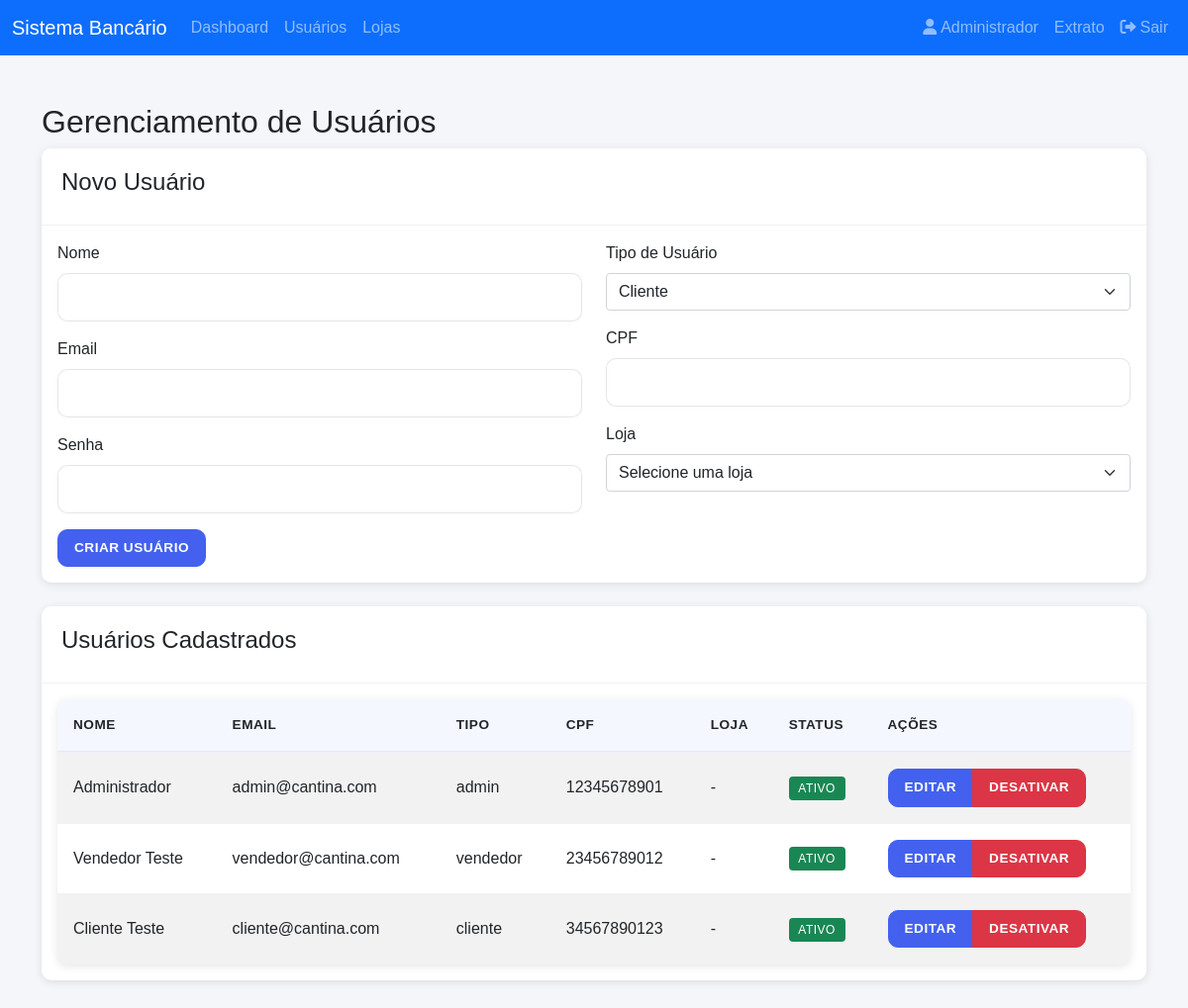
/admin/usuarios (signed in), run on the app's committed database.
### app.py (models this page shows)
class Usuario(UserMixin, db.Model):
    id = db.Column(db.Integer, primary_key=True)
    nome = db.Column(db.String(100), nullable=False)
    email = db.Column(db.String(120), unique=True, nullable=False)
    cpf = db.Column(db.String(11), unique=True)
    password = db.Column(db.String(200), nullable=False)
    tipo = db.Column(db.String(20), nullable=False)  # admin, gerente, vendedor, cliente
    ativo = db.Column(db.Boolean, default=True)
    saldo = db.Column(db.Float, default=0.0)
    loja_id = db.Column(db.Integer, db.ForeignKey('loja.id'))
    loja_gerenciada_id = db.Column(db.Integer, db.ForeignKey('loja.id'))
    loja = db.relationship('Loja', foreign_keys=[loja_id])
    loja_gerenciada = db.relationship('Loja', foreign_keys=[loja_gerenciada_id])
    compras = db.relationship('Venda', backref='cliente', foreign_keys='Venda.cliente_id')
    vendas_realizadas = db.relationship('Venda', backref='vendedor', foreign_keys='Venda.vendedor_id')

### app.py (the view)
@app.route('/admin/usuarios')
@login_required
def gerenciar_usuarios():
    if current_user.tipo != 'admin':
        flash('Acesso não autorizado.', 'danger')
        return redirect(url_for('login'))
    usuarios = Usuario.query.all()
    lojas = Loja.query.filter_by(ativo=True).all()
    return render_template('admin/usuarios.html', usuarios=usuarios, lojas=lojas)

### app.py (called while the page is built)
@login_manager.user_loader
def load_user(user_id):
    return Usuario.query.get(int(user_id))

### templates/admin/usuarios.html (shortened to what this page needs)
{% extends "base.html" %}
{% block content %}
<div class="container mt-4">
    <h2>Gerenciamento de Usuários</h2>
    <div class="card mb-4">
        <div class="card-header">
            <h4>Novo Usuário</h4>
        </div>
        <div class="card-body">
            <form action="{{ url_for('novo_usuario') }}" method="POST">
                <div class="row">
                    <div class="col-md-6">
                        <div class="mb-3">
                            <label for="nome" class="form-label">Nome</label>
                            <input type="text" class="form-control" id="nome" name="nome" required>
                        </div>
                        <div class="mb-3">
                            <label for="email" class="form-label">Email</label>
                            <input type="email" class="form-control" id="email" name="email" required>
                        </div>
                        <div class="mb-3">
                            <label for="password" class="form-label">Senha</label>
                            <input type="password" class="form-control" id="password" name="password" required>
                        </div>
                    </div>
                    <div class="col-md-6">
                        <div class="mb-3">
                            <label for="tipo" class="form-label">Tipo de Usuário</label>
                            <select class="form-select" id="tipo" name="tipo" required>
                                <option value="cliente">Cliente</option>
                            </select>
                        </div>
                        <div class="mb-3">
                            <label for="cpf" class="form-label">CPF</label>
                            <input type="text" class="form-control" id="cpf" name="cpf" required>
                        </div>
                        <div class="mb-3">
                            <label for="loja_id" class="form-label">Loja</label>
                            <select class="form-select" id="loja_id" name="loja_id">
                                <option value="">Selecione uma loja</option>
                            </select>
                        </div>
                    </div>
                </div>
                <button type="submit" class="btn btn-primary">Criar Usuário</button>
            </form>
        </div>
    </div>
    <div class="card">
        <div class="card-header">
            <h4>Usuários Cadastrados</h4>
        </div>
        <div class="card-body">
            <div class="table-responsive">
                <table class="table table-striped">
                    <thead>
                        <tr>
                            <th>Nome</th>
                            <th>Email</th>
                            <th>Tipo</th>
                            <th>CPF</th>
                            <th>Loja</th>
                            <th>Status</th>
                            <th>Ações</th>
                        </tr>
                    </thead>
                    <tbody>
                        {% for usuario in usuarios %}
                        <tr>
                            <td>{{ usuario.nome }}</td>
                            <td>{{ usuario.email }}</td>
                            <td>{{ usuario.tipo }}</td>
                            <td>{{ usuario.cpf }}</td>
                            <td>{{ usuario.loja.nome if usuario.loja else '-' }}</td>
                            <td>
                                <span class="badge {% if usuario.ativo %}bg-success{% else %}bg-danger{% endif %}">
                                    {{ 'Ativo' if usuario.ativo else 'Inativo' }}
                                </span>
                            </td>
                            <td>
                                <div class="btn-group">
                                    <a href="{{ url_for('editar_usuario', id=usuario.id) }}" class="btn btn-sm btn-primary">Editar</a>
                                    {% if usuario.ativo %}
                                    <button onclick="desativarUsuario({{ usuario.id }})" class="btn btn-sm btn-danger">Desativar</button>
                                    {% else %}
                                    <button onclick="ativarUsuario({{ usuario.id }})" class="btn btn-sm btn-success">Ativar</button>
                                    {% endif %}
                                </div>
                            </td>
                        </tr>
                        {% endfor %}
                    </tbody>
                </table>
            </div>
        </div>
    </div>
</div>
{% endblock %}

### templates/base.html (shortened to what this page needs)
<!DOCTYPE html>
<html lang="pt-br">
<head>
    <link href="https://cdn.jsdelivr.net/npm/bootstrap@5.1.3/dist/css/bootstrap.min.css" rel="stylesheet">
    <link href="https://cdnjs.cloudflare.com/ajax/libs/font-awesome/6.0.0/css/all.min.css" rel="stylesheet">
    <link rel="stylesheet" href="{{ url_for('static', filename='css/style.css') }}">
</head>
<body>
    {% if current_user.is_authenticated %}
    <nav class="navbar navbar-expand-lg navbar-dark bg-primary">
        <div class="container-fluid">
            <a class="navbar-brand" href="{{ url_for('index') }}">Sistema Bancário</a>
            <div class="collapse navbar-collapse" id="navbarNav">
                <ul class="navbar-nav me-auto">
                    {% if current_user.tipo == 'admin' %}
                    <li class="nav-item">
                        <a class="nav-link" href="{{ url_for('admin_dashboard') }}">Dashboard</a>
                    </li>
                    <li class="nav-item">
                        <a class="nav-link" href="{{ url_for('gerenciar_usuarios') }}">Usuários</a>
                    </li>
                    <li class="nav-item">
                        <a class="nav-link" href="{{ url_for('gerenciar_lojas') }}">Lojas</a>
                    </li>
                    {% else %}
                    <li class="nav-item">
                        <a class="nav-link" href="{{ url_for('cliente_dashboard') }}">Dashboard</a>
                    </li>
                    <li class="nav-item"><a class="nav-link" href="{{ url_for('catalogo_cliente') }}">Catálogo</a></li>
                    {% endif %}
                </ul>
                <ul class="navbar-nav">
                    <li class="nav-item">
                        <a class="nav-link" href="{{ url_for('perfil') }}">
                            <i class="fas fa-user me-1"></i>{{ current_user.nome }}
                        </a>
                    </li>
                    <li class="nav-item"><a class="nav-link" href="{{ url_for('dashboard_cliente_extrato') }}">Extrato</a></li>
                    <li class="nav-item">
                        <a class="nav-link" href="{{ url_for('logout') }}">
                            <i class="fas fa-sign-out-alt me-1"></i>Sair
                        </a>
                    </li>
                </ul>
            </div>
        </div>
    </nav>
    {% endif %}
    <main class="py-4">
        {% block content %}{% endblock %}
    </main>
</body>
</html>

### static/css/style.css (style rules this page uses)
:root { --primary-color: #4361ee; --secondary-color: #3f37c9; --success-color: #4cc9f0; --info-color: #4895ef; --warning-color: #f72585; --danger-color: #dc3545; --light-color: #f8f9fa; --dark-color: #212529; --transition-speed: 0.3s; --border-radius: 10px; --box-shadow: 0 2px 10px rgba(0, 0, 0, 0.1); }
* { margin: 0; padding: 0; box-sizing: border-box; }
body { font-family: 'Poppins', sans-serif; background-color: #f5f6fa; overflow-x: hidden; }
.card { border: none; border-radius: var(--border-radius); box-shadow: var(--box-shadow); margin-bottom: 1.5rem; transition: transform var(--transition-speed); }
.card-header { background-color: white; border-bottom: 1px solid rgba(0, 0, 0, 0.05); padding: 1.25rem; border-radius: var(--border-radius) var(--border-radius) 0 0 !important; }
.table-responsive { border-radius: var(--border-radius); background: white; box-shadow: var(--box-shadow); }
.table { margin-bottom: 0; }
.table th { background-color: rgba(67, 97, 238, 0.05); font-weight: 600; padding: 1rem; border-bottom: 2px solid rgba(67, 97, 238, 0.1); }
.table td { padding: 1rem; vertical-align: middle; border-bottom: 1px solid rgba(0, 0, 0, 0.05); }
.btn { padding: 0.5rem 1rem; border-radius: var(--border-radius); font-weight: 500; transition: all var(--transition-speed); }
.btn-primary { background-color: var(--primary-color); border-color: var(--primary-color); }
.form-control { border-radius: var(--border-radius); padding: 0.75rem 1rem; border: 1px solid rgba(0, 0, 0, 0.1); transition: all var(--transition-speed); }
.table th { text-transform: uppercase; font-size: 0.85rem; letter-spacing: 0.5px; }
.badge { padding: 0.5em 0.8em; font-weight: 500; text-transform: uppercase; letter-spacing: 0.5px; font-size: 0.75rem; }
.form-control { font-size: 0.95rem; }
.btn { text-transform: uppercase; letter-spacing: 0.5px; font-size: 0.85rem; font-weight: 600; }

### data on the page
Usuario: nome "Administrador", email "admin@cantina.com", tipo "admin", cpf "12345678901", loja "-", ativo "ATIVO"
Usuario: nome "Vendedor Teste", email "vendedor@cantina.com", tipo "vendedor", cpf "23456789012", loja "-", ativo "ATIVO"
Usuario: nome "Cliente Teste", email "cliente@cantina.com", tipo "cliente", cpf "34567890123", loja "-", ativo "ATIVO"
